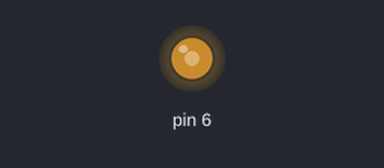
A sketch run on a simulated Arduino Uno, built with avr-gcc and run on an emulated ATmega328P. Parts: output pins drawn as LEDs (lit = HIGH).

Above: at 0.05 s.
At 1.7 s:
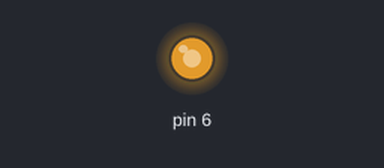
At 3.0 s:
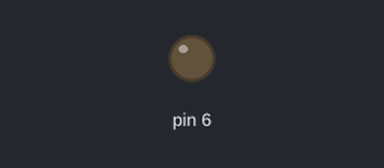
At 3.75 s:
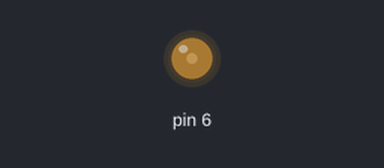
Timing chart, 0 to 5.3 s (numbered marks = the images above):
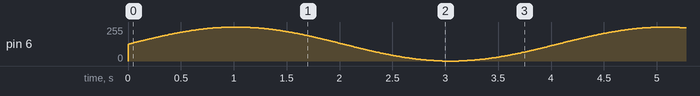

The sketch:

pwm.ino
```cpp
void setup() {
  DDRD |= (1 << DDD6);
  // PD6 is now an output
  TCCR0A |= (1 << COM0A1);
  // set none-inverting mode
  TCCR0A |= (1 << WGM01) | (1 << WGM00);
  // set fast PWM Mode
  TCCR0B |= (1 << CS10) | (1 << CS11);
  // set prescaler to 8 and starts PWM


}
float cont=0;
void loop() {
    OCR0A = (255*(sin(cont)+1))/2;
    cont+=0.015708;
    // set PWM for 50% duty cycle
    delay(10);
}
```
